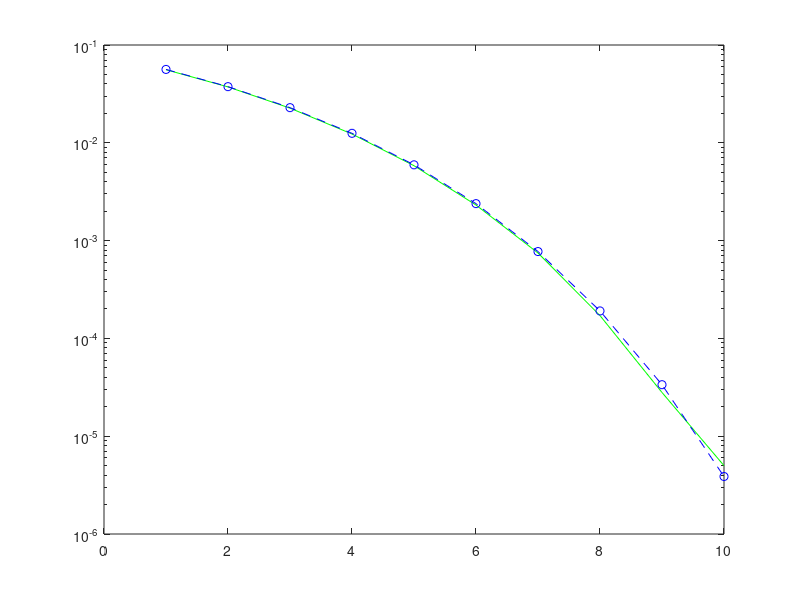

MATLAB code for this plot: (Note: this script raises an error after producing the figure.)
clear all;
close all;
clc;

%%%%%%%%%%%%%%%%%%%%%%%
% This program calculates the BER numerically for BPSK signals with different SNR values 
% in AWGN channel.
% The program compares the created values with the theoretical results by a graph of
% the BER as a function of the SNR values in dB.

nos = 1e6;  %% number of signals
bss = rand(1,nos)>0.5;  %% creation of the logical bit stream source randomly
s = (2*bss)-1;  %% creation of the BPSK symbols

SNR_limit_value = 10; %% defining the SNR limit value

gamma_dB = 1:1:SNR_limit_value;  %% defining the SNR values in dB
gamma_b = 10.^((gamma_dB)/10);  %% calculation the SNR in linear values
N0 = 1./gamma_b;    %% calculation of the N0 for all SNR values
default_noise = randn(1,nos); %% creation of the default noise 

for i = 1:SNR_limit_value 
    
    n = sqrt(N0(i)/2)*default_noise; %% calculation of the noise with different N0 values
    r = s + n; %% adding the noise to the symbol
    
    bss_rx = r>0; %% decision for s according to decision law for BPSK
    e = (bss~=bss_rx); %% creation of the bit error vector 
    Nb_error = sum(e); %% summing all errors in the vector
    BER(i) = Nb_error/nos; %% calculation of the BER
    
end

theoretical_BER = qfunc(sqrt(2*gamma_b));%% calculation of the theoretical BER 

%%plotting the graph of the theoretical and the numerical BER as a function of the SNR values in dB.
figure(1)
BER_plot = semilogy(gamma_dB,BER,'g',gamma_dB,theoretical_BER,'--ob');
BER_plot(1).LineWidth = 2;
BER_plot(2).LineWidth = 2;
xlim([1 10])
ylim([1e-6 1e-1])
xlabel('SNR [dB]')
ylabel('BER')
title('BPSK in awgn channel BER')
legend('Numeric BER','Theoretical BER')
grid on
